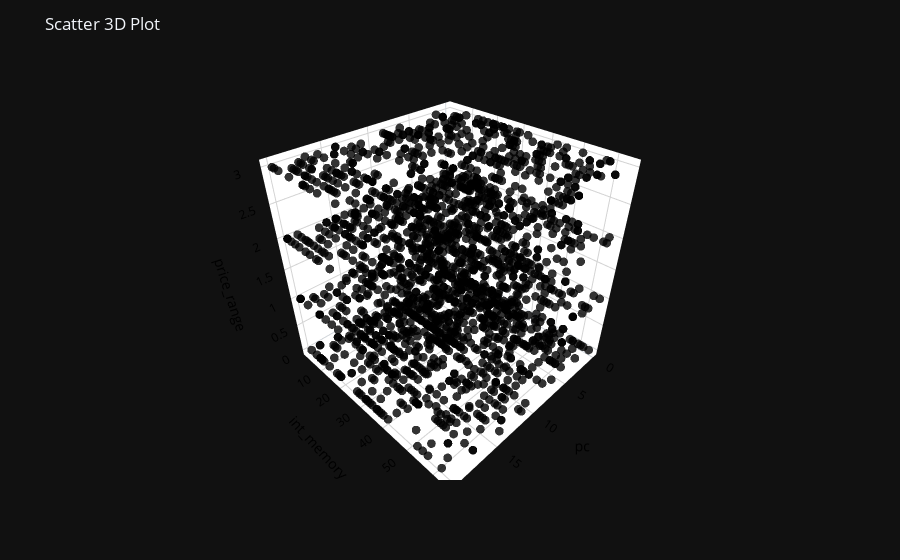

Source (notebook cell):
### Code cell
# Create a 3D scatter plot
fig = px.scatter_3d(df, x=df['pc'], y=df['int_memory'], z=df['price_range'],
                 opacity=0.8, color_discrete_sequence=['black'])

# Set figure title
fig.update_layout(title_text="Scatter 3D Plot",
                  scene = dict(xaxis=dict(backgroundcolor='white',
                                          color='black',
                                          gridcolor='lightgrey'),
                               yaxis=dict(backgroundcolor='white',
                                          color='black',
                                          gridcolor='lightgrey'
                                          ),
                               zaxis=dict(backgroundcolor='white',
                                          color='black',
                                          gridcolor='lightgrey')))

# Update marker size
fig.update_traces(marker=dict(size=3))

fig.show()

### Figure 1 — Plotly figure (JSON) as saved in the notebook; plotly's stock layout.template omitted (floating-point values rounded to 4 significant figures; data arrays with more than 128 entries replaced by an {"elided": "..."} marker saying what was removed)
{"data": [{"hovertemplate": "pc=%{x}<br>int_memory=%{y}<br>price_range=%{z}<extra></extra>", "legendgroup": "", "marker": {"color": "black", "opacity": 0.8, "symbol": "circle", "size": 3}, "mode": "markers", "name": "", "scene": "scene", "showlegend": false, "x": {"elided": "2000 int values"}, "y": {"elided": "2000 int values"}, "z": {"elided": "2000 int values"}, "type": "scatter3d"}], "layout": {"scene": {"domain": {"x": [0.0, 1.0], "y": [0.0, 1.0]}, "xaxis": {"title": {"text": "pc"}, "backgroundcolor": "white", "color": "black", "gridcolor": "lightgrey"}, "yaxis": {"title": {"text": "int_memory"}, "backgroundcolor": "white", "color": "black", "gridcolor": "lightgrey"}, "zaxis": {"title": {"text": "price_range"}, "backgroundcolor": "white", "color": "black", "gridcolor": "lightgrey"}}, "legend": {"tracegroupgap": 0}, "margin": {"t": 60}, "title": {"text": "Scatter 3D Plot"}}}
